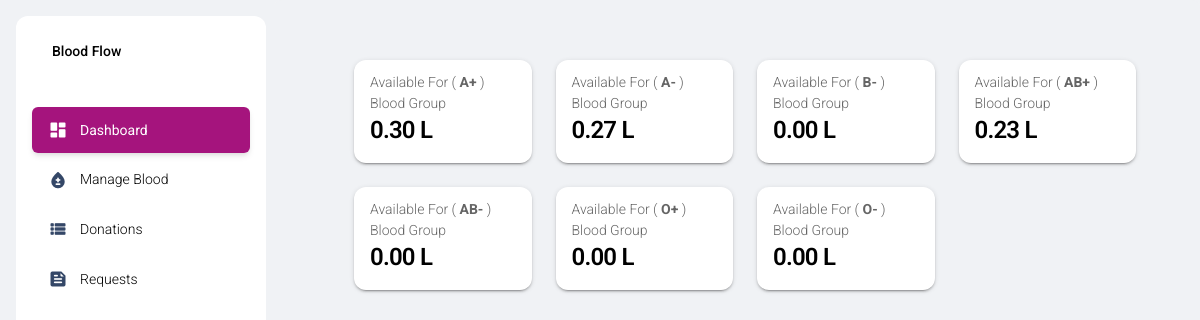
The app's page / (signed in) with its own data.
### bbApp/models.py (models this page shows, shortened)
class Blood_Group(models.Model):
    name = models.CharField(max_length=250)
    status = models.CharField(max_length=2, choices=(('1','Active'),('2','Inactive')), default = 1)
    date_created = models.DateTimeField(default=timezone.now)
    date_updated = models.DateTimeField(auto_now=True)
    def get_total_volume(self):
        try:
            total_donation = Donation.objects.filter(blood_group = self).aggregate(Sum('donation_volume'))['donation_volume__sum']
            if total_donation is None:
                total_donation = 0
        except:
            total_donation = 0
        try:
            total_request = Request.objects.exclude(status = 4).filter(blood_group = self).aggregate(Sum('volume'))['volume__sum']
            if total_request is None:
                total_request = 0
        except:
            total_request = 0
        return (total_donation - total_request) / 1000

### bbApp/views.py (the view)
# urls.py: path('', views.home,name="home-page"),
@login_required
def home(request):
    context['page'] = 'home'
    context['page_title'] = 'Dashboard'
    context['blood_groups'] = models.Blood_Group.objects.filter(status =1).all()
    return render(request,'home.html',context)

### bbApp/templates/home.html (shortened to what this page needs)
{% extends "layouts/base.html" %} {% load humanize %} {% load static %} {% load customfilter %}
{% block content %}
    <div class="container-fluid py-4">
      <div class="row">
        {% for bg in blood_groups %}
        <div class="col-xl-3 col-sm-6 mb-xl-4 mb-4">
          <div class="card">
            <div class="card-header p-3 pt-2">
              <div class="text-end pt-1">
                <p class="text-sm mb-0 text-capitalize">Available for ( <b>{{ bg.name }}</b> ) Blood Group</p>
                <h4 class="mb-0">{{ bg.get_total_volume|floatformat:2|intcomma }} L</h4>
              </div>
            </div>
          </div>
        </div>
        {% endfor %}
      </div>
      {% include 'includes/footer.html' %}
    </div>
{% endblock content %}

### bbApp/templates/layouts/base.html (shortened to what this page needs)
 {% load static %} {% load customfilter %}
<!DOCTYPE html>
<html lang="en">
<head>
    <link href="{% static 'plugins/material-dashboard/css/nucleo-icons.css' %}" rel="stylesheet" />
    <link href="{% static 'plugins/material-dashboard/css/nucleo-svg.css' %}" rel="stylesheet" />
    <link rel="stylesheet" href="{% static 'plugins/DataTables/datatables.min.css' %}" />
    <link rel="stylesheet" href="{% static 'default/css/style.css' %}">
    <link id="pagestyle" href="{% static 'plugins/material-dashboard/css/material-dashboard.css' %}" rel="stylesheet" /> {% block stylesheets %}{% endblock stylesheets %}
</head>
<body class="g-sidenav-show bg-gray-200 dark-version">
    {% if has_sidebar %} {% include 'includes/sidebar.html' %} {% endif %}
    <main class="main-content position-relative max-height-vh-100 h-100 border-radius-lg ">
        {% if has_navigation %}{% include 'includes/navigation.html' %}{% endif %}  {% block content %}{% endblock content %}
    </main>
</body>
</html>

### bbApp/templates/includes/sidebar.html (shortened to what this page needs)
<aside class="sidenav navbar navbar-vertical navbar-expand-xs border-0 border-radius-xl my-3 fixed-start ms-3   bg-gradient-dark" id="sidenav-main">
    <div class="sidenav-header">
      <a class="navbar-brand m-0">
        <span class="ms-1 font-weight-bold text-white">Blood Flow</span>
      </a>
    </div>
    <hr class="horizontal light mt-0 mb-2">
    <div class="collapse navbar-collapse  w-auto  max-height-vh-100" id="sidenav-collapse-main">
      <ul class="navbar-nav">
        <li class="nav-item">
          <a class="nav-link text-white {% if not page or page == 'home' %} active bg-gradient-primary {% endif %}"
             href="/">
            <div class="text-white text-center me-2 d-flex align-items-center justify-content-center">
              <i class="material-icons opacity-10">dashboard</i>
            </div>
            <span class="nav-link-text ms-1">Dashboard</span>
          </a>
        </li>
        <li class="nav-item">
          <a class="nav-link text-white {% if page == 'blood_group_mgt' %} active bg-gradient-primary {% endif %}"
             href="{% url 'blood_group-page' %}">
            <div class="text-white text-center me-2 d-flex align-items-center justify-content-center">
              <i class="material-icons opacity-10">bloodtype</i>
            </div>
            <span class="nav-link-text ms-1">Manage Blood</span>
          </a>
        </li>
        <li class="nav-item">
          <a class="nav-link text-white {% if page == 'donation_mgt' %} active bg-gradient-primary {% endif %}"
             href="{% url 'donation-page' %}">
            <div class="text-white text-center me-2 d-flex align-items-center justify-content-center">
              <i class="material-icons opacity-10">view_list</i>
            </div>
            <span class="nav-link-text ms-1">Donations</span>
          </a>
        </li>
        <li class="nav-item">
          <a class="nav-link text-white {% if page == 'request_mgt' %} active bg-gradient-primary {% endif %}"
             href="{% url 'request-page' %}">
            <div class="text-white text-center me-2 d-flex align-items-center justify-content-center">
              <i class="material-icons opacity-10">feed</i>
            </div>
            <span class="nav-link-text ms-1">Requests</span>
          </a>
        </li>
  </aside>

### bbApp/templates/includes/navigation.html (shortened to what this page needs)
    <nav class="navbar navbar-main navbar-expand-lg px-0 mx-4 shadow-none border-radius-xl position-sticky mt-4 top-1 z-index-sticky" id="navbarBlur" navbar-scroll="true">
      <div class="container-fluid py-1 px-3">
        <div class="collapse navbar-collapse mt-sm-0 mt-2 me-md-0 me-sm-4" id="navbar">

### bbApp/templates/includes/footer.html (shortened to what this page needs)
      <footer class="footer pt-5">
      </footer>

### bbApp/templates/includes/scripts.html (shortened to what this page needs)
  {% load static %}

### static/default/css/style.css (style rules this page uses)
html, body { height: 100%; width: 100%; max-height: 100%; overflow: auto; display: flex; flex-direction: column; }

### records on screen
Blood_Group: name "A+", get_total_volume "0.30"
Blood_Group: name "A-", get_total_volume "0.27"
Blood_Group: name "B-", get_total_volume "0.00"
Blood_Group: name "AB+", get_total_volume "0.23"
Blood_Group: name "AB-", get_total_volume "0.00"
Blood_Group: name "O+", get_total_volume "0.00"
Blood_Group: name "O-", get_total_volume "0.00"
